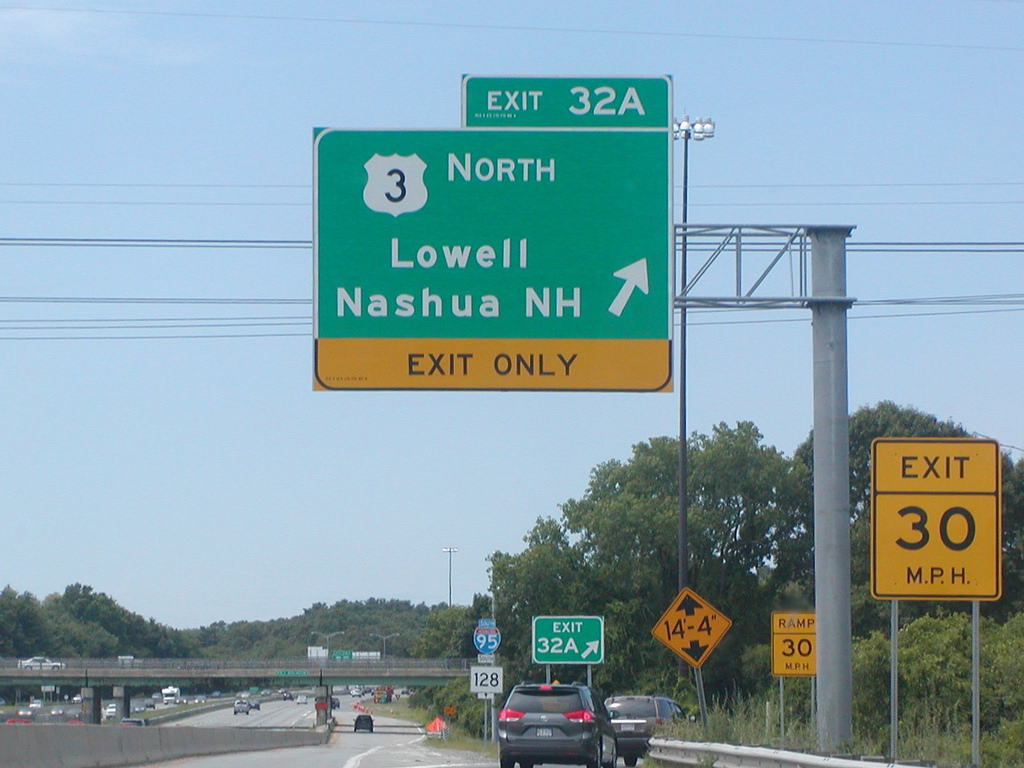
%> input picture 4/prob_GraphCut/sign_board.jpg, 1024 x 768 px
$ octave runThis_grad1_2.m   (GNU Octave 9; MATLAB toolbox functions it lacks are replaced by stand-ins)
%> lines starting %> are read from the running program, lines starting %| are printed output that depends on the picture
% Add path
clear all;
close all;
addpath(genpath('GCmex1.5'));
im = im2double( imread('sign_board.jpg') );

org_im = im;

H = size(im, 1); W = size(im, 2); K = 3;
%> after `H = size(im, 1)`: H = 768
%> after `W = size(im, 2)`: W = 1024

cform  = makecform('srgb2lab');
imgLab = applycform(im, cform);
%> imgLab: size 768x1024x3 double; mean of channels 1, 2, 3 64.2, -7.3, -6.5

%Separating RGB Components
img_r=imgLab(:,:,1);
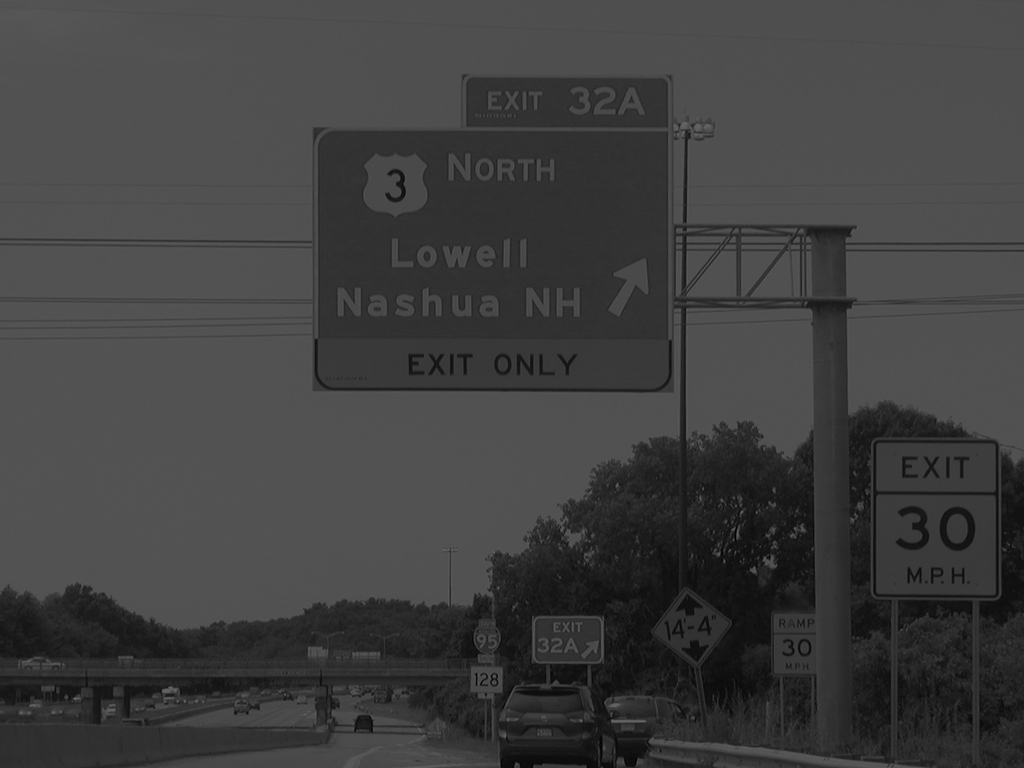
%> img_r: size 768x1024 double; min 0.437, max 100, mean 64.2
img_g=imgLab(:,:,2);
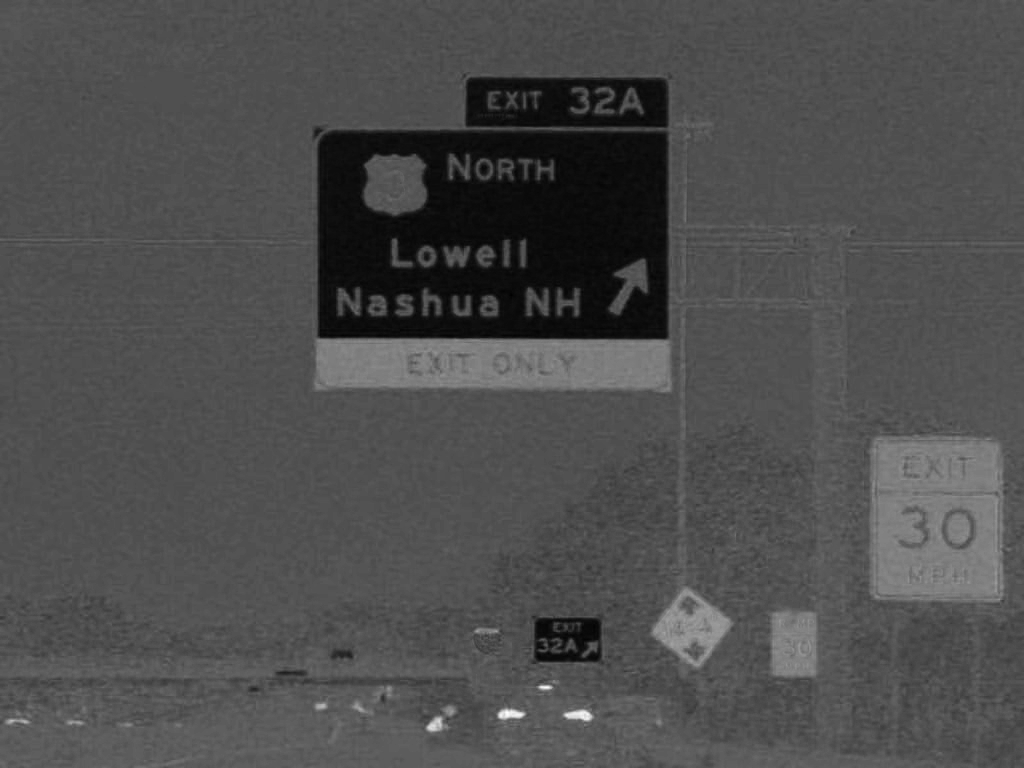
%> img_g: size 768x1024 double; min -41.68, max 70.34, mean -7.3; drawn with min black and max white
img_b=imgLab(:,:,3);
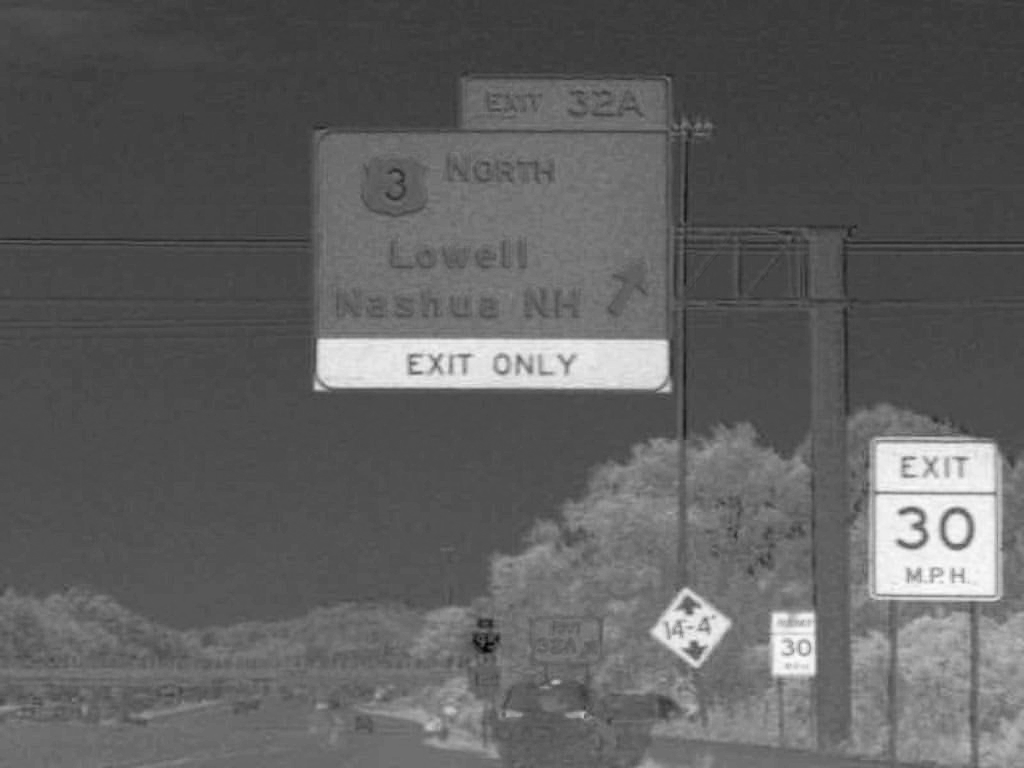
%> img_b: size 768x1024 double; min -47.27, max 61.15, mean -6.5; drawn with min black and max white

img_rgb=[img_r(:) img_g(:) img_b(:)];


% [8 lines of commented-out code are left out]

poly=[305,117;449,120;453,63;678,66;677,395;301,399];

%poly=[65,77;283,88;284,34;353,34;361,92;554,98;562,179;416,198;419,474;451,506;457,560;199,564;202,488;226,192;100,150];

%poly=[196,300;159,74;174,21;270,29;272,300];

inbox = poly2mask(poly(:,1), poly(:,2), size(im, 1), size(im,2));
inbox_mask= reshape(inbox,W*H, 1);
%> inbox_mask = 786432 logical values, 116529 true

% [8 lines of commented-out code are left out]


foregnd_dx = inbox_mask' == 1;
%> foregnd_dx = 786432 logical values, 116529 true
backgnd_dx = inbox_mask' == 0;
%> backgnd_dx = 786432 logical values, 669903 true

foregnd_rgb = img_rgb(foregnd_dx,:);
backgnd_rgb = img_rgb(backgnd_dx,:);

fitgmdist_options=statset('Display','final');

prob_foregnd = zeros(size(img_rgb,1),3);
prob_backgnd = zeros(size(img_rgb,1),3);

% 1) Fit Gaussian mixture model for foreground regions

%for i=1:K
%> (the run ends here)

$ run again, with 4/prob_GraphCut/cat.jpg copied over 4/prob_GraphCut/sign_board.jpg
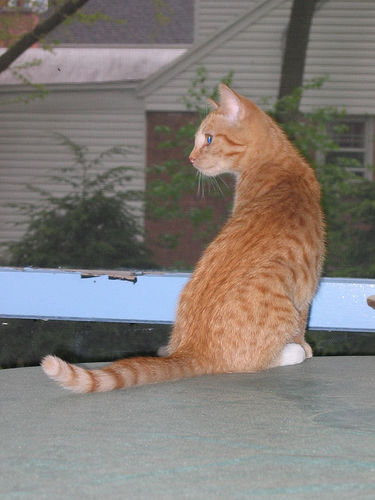
%> input picture 4/prob_GraphCut/cat.jpg, 375 x 500 px
%> imgLab: size 500x375x3 double; mean of channels 1, 2, 3 51.8, 2.4, 4.3
%> `img_g=imgLab(:,:,2);`:
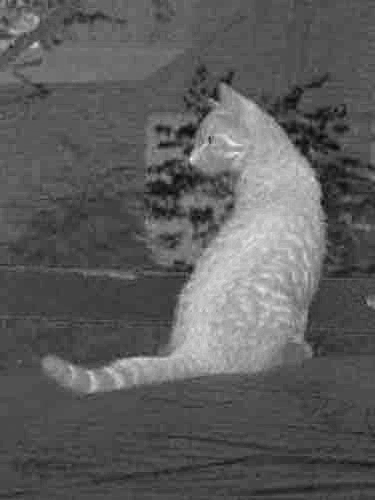
%> img_g: size 500x375 double; min -16.37, max 34.93, mean 2.4; drawn with min black and max white
%> `img_b=imgLab(:,:,3);`:
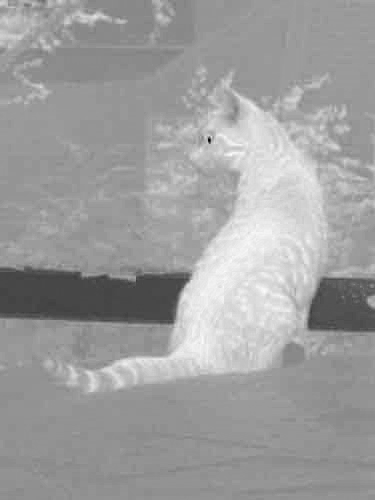
%> img_b: size 500x375 double; min -53.09, max 39.44, mean 4.3; drawn with min black and max white
